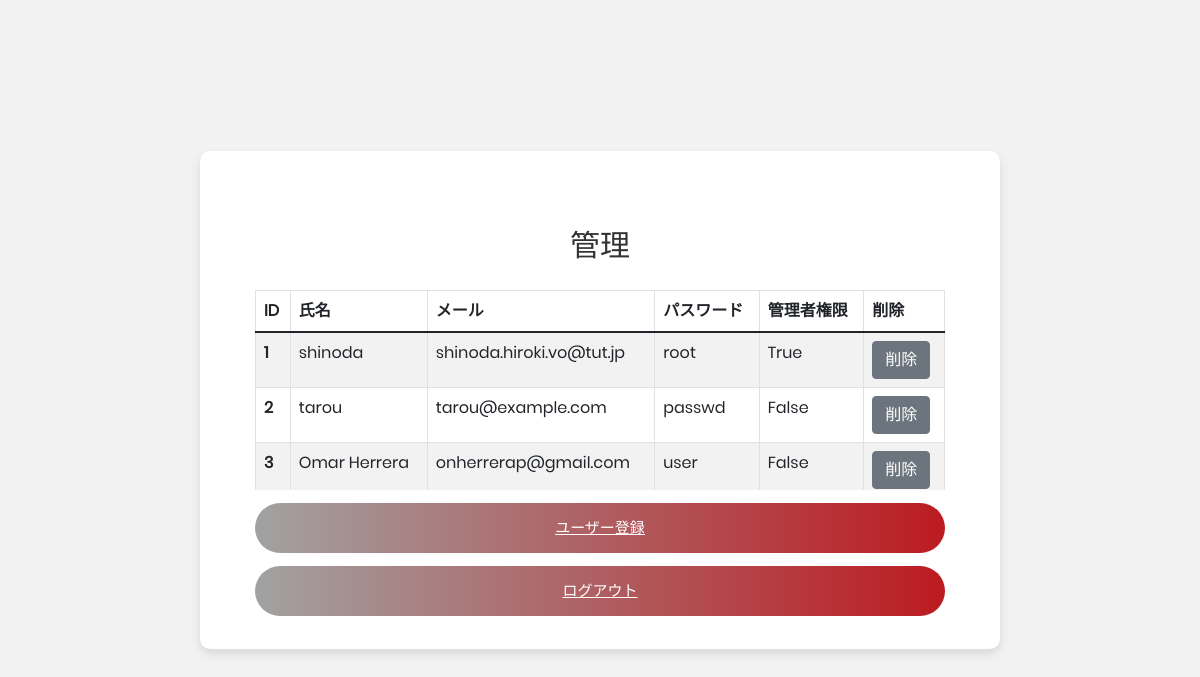
Screenshot of /admin_main/ with the database file from the repository.
### models/User.py (models this page shows, shortened)
class User(db.Model):
    __tablename__ = 'users'
    id = db.Column(db.Integer, nullable=False, primary_key=True, autoincrement=True) # 主キー
    name = db.Column(db.String(20), nullable=False)
    email = db.Column(db.String(50), nullable=False)
    passwd = db.Column(db.String(30), nullable=False)
    admin = db.Column(db.Boolean, default=False)
    reserve = db.relationship('Reserve', uselist=True, backref='users',cascade='all, delete-orphan')

### admin_main.py (the view)
@admin_main_bp.route('/')
def admin_main():
    users = User.query.all()
    return render_template('main_admin.html',users=users)

### templates/main_admin.html (shortened to what this page needs)
{% extends "template.html" %}
{% block content %}
	<div class="limiter">
		<div class="container-login100">
			<div class="wrap-login100">
                <span class="login100-form-title p-b-26">
						管理
                </span>
                <div class="table-wrapper-scroll-y my-custom-scrollbar">
                    <table class="table table-bordered table-striped mb-0">
                        <thead>
                        <tr>
                            <th scope="col">ID</th>
                            <th scope="col">氏名</th>
                            <th scope="col">メール</th>
                            <th scope="col">パスワード</th>
                            <th scope="col">管理者権限</th>
                            <th scope="col">削除</th>
                        </tr>
                        </thead>
                        <tbody>
                        {% for user in users %}
                        <tr>
                            <th>{{ user.__dict__['id'] }}</th>
                            <td>{{ user.__dict__['name'] }}</td>
                            <td>{{ user.__dict__['email'] }}</td>
                            <td>{{ user.__dict__['passwd'] }}</td>
                            <td>{{ user.__dict__['admin'] }}</td>
                            <td><button type="button" class="btn btn-secondary" data-bs-toggle="modal" data-bs-target="#myModal{{ user.__dict__['id'] }}">削除</button>
                                </td>
                        </tr>
                        {% endfor %}
                        </tbody>
                    </table>
                </div>
                <div class="container-login100-form-btn">
                    <div class="wrap-login100-form-btn">
                        <div class="login100-form-bgbtn"></div>
                            <a type="button" class="login100-form-btn" href="{{ url_for(('admin_user_add.admin_user_add')) }}">
								ユーザー登録
							</a>
                        </div>
                </div>
                <div class="container-login100-form-btn">
                    <div class="wrap-login100-form-btn">
                        <div class="login100-form-bgbtn"></div>
                            <a type="button" class="login100-form-btn" href="/">
								ログアウト
							</a>
                        </div>
	</div>
    </div>
        </div>
    </div>
{% endblock %}

### templates/template.html (shortened to what this page needs)
<!DOCTYPE html>
<html lang="ja">
<head>
    <link href="https://cdn.jsdelivr.net/npm/bootstrap@5.1.3/dist/css/bootstrap.min.css" rel="stylesheet">
	<link rel="stylesheet" type="text/css" href="{{ url_for('static',filename='fonts/font-awesome-4.7.0/css/font-awesome.min.css') }}">
	<link rel="stylesheet" type="text/css" href="{{ url_for('static',filename='fonts/iconic/css/material-design-iconic-font.min.css') }}">
	<link rel="stylesheet" type="text/css" href="{{ url_for('static',filename='css/util.css') }}">
	<link rel="stylesheet" type="text/css" href="{{ url_for('static',filename='css/main.css') }}">
</head>
<body>
    {% block content %}
    {% endblock %}
</body>
</html>

### static/css/main.css (style rules this page uses)
* { margin: 0px; padding: 0px; box-sizing: border-box; }
body, html { height: 100%; font-family: Poppins-Regular, sans-serif; }
a { font-family: Poppins-Regular; font-size: 14px; line-height: 1.7; color: #666666; margin: 0px; transition: all 0.4s; -webkit-transition: all 0.4s; -o-transition: all 0.4s; -moz-transition: all 0.4s; }
button { outline: none !important; border: none; background: transparent; }
.limiter { width: 100%; margin: 0 auto; }
.container-login100 { width: 100%; min-height: 100vh; display: -webkit-box; display: -webkit-flex; display: -moz-box; display: -ms-flexbox; display: flex; flex-wrap: wrap; justify-content: center; align-items: center; padding: 15px; background: #f2f2f2; }
.wrap-login100 { width: 800px; background: #fff; border-radius: 10px; overflow: hidden; padding: 77px 55px 33px 55px; box-shadow: 0 5px 10px 0px rgba(0, 0, 0, 0.1); -moz-box-shadow: 0 5px 10px 0px rgba(0, 0, 0, 0.1); -webkit-box-shadow: 0 5px 10px 0px rgba(0, 0, 0, 0.1); -o-box-shadow: 0 5px 10px 0px rgba(0, 0, 0, 0.1); -ms-box-shadow: 0 5px 10px 0px rgba(0, 0, 0, 0.1); }
.login100-form-title { display: block; font-family: Poppins-Bold; font-size: 30px; color: #333333; line-height: 1.2; text-align: center; }
.container-login100-form-btn { display: -webkit-box; display: -webkit-flex; display: -moz-box; display: -ms-flexbox; display: flex; flex-wrap: wrap; justify-content: center; padding-top: 13px; }
.wrap-login100-form-btn { width: 100%; display: block; position: relative; z-index: 1; border-radius: 25px; overflow: hidden; margin: 0 auto; }
.login100-form-bgbtn { position: absolute; z-index: -1; width: 300%; height: 100%; background: #1c1c1c; background: -webkit-linear-gradient(right, #a2a2a2, #bc1b21, #a2a2a2, #bc1b21); background: -o-linear-gradient(right, #b3c1ff, #bc1b21, #a2a2a2, #bc1b21); background: -moz-linear-gradient(right, #a2a2a2, #bc1b21, #a2a2a2, #bc1b21); background: linear-gradient(right, #a2a2a2, #bc1b21, #a2a2a2, #bc1b21); top: 0; left: -100%; -webkit-transition: all 0.4s; -o-transition: all 0.4s; -moz-transition: all 0.4s; transition: all 0.4s; }
.login100-form-btn { font-family: Poppins-Medium; font-size: 15px; color: #fff; line-height: 1.2; text-transform: uppercase; display: -webkit-box; display: -webkit-flex; display: -moz-box; display: -ms-flexbox; display: flex; justify-content: center; align-items: center; padding: 0 20px; width: 100%; height: 50px; }
.my-custom-scrollbar { position: relative; height: 200px; overflow: auto; }
.table-wrapper-scroll-y { display: block; }

### rows the page displays
User: __dict__.id "1", __dict__.name "shinoda", __dict__.email "shinoda.hiroki.vo@tut.jp", __dict__.passwd "root", __dict__.admin "True"
User: __dict__.id "2", __dict__.name "tarou", __dict__.email "tarou@example.com", __dict__.passwd "passwd", __dict__.admin "False"
User: __dict__.id "3", __dict__.name "Omar Herrera", __dict__.email "onherrerap@gmail.com", __dict__.passwd "user", __dict__.admin "False"
